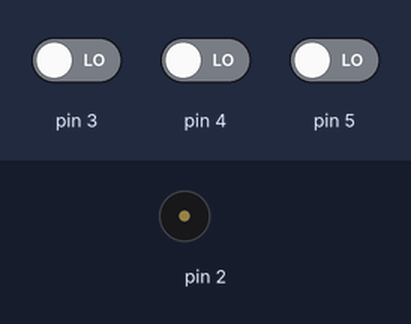
Recording of a sketch running on a simulated Arduino Uno, built with avr-gcc and run on an emulated ATmega328P. On the bench: buzzer (waves = sounding). The inputs (shaded band) are chosen by the test bench; at power-on: pin 3 LOW, pin 4 LOW, pin 5 LOW.

Above: at 1.2 s.
1.3 s: pin 3 driven HIGH
At 2.4 s:
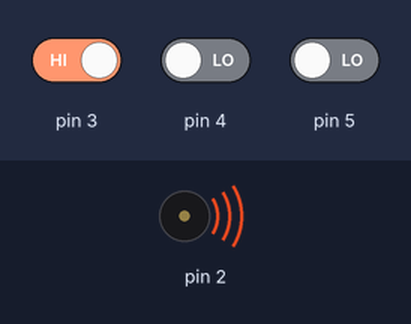
2.8 s: pin 3 driven LOW
At 3.5 s:
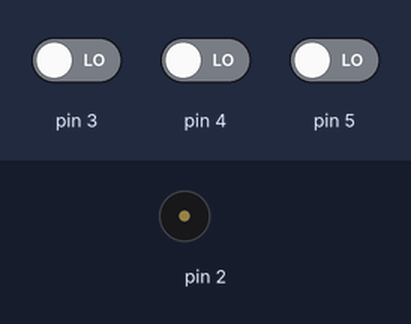
4.3 s: pin 4 driven HIGH
At 4.6 s:
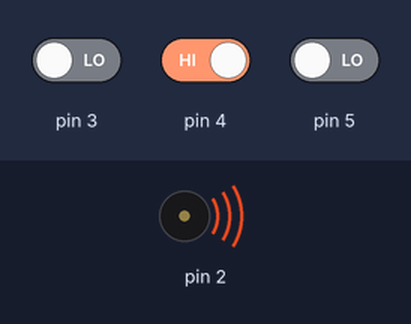
Timing chart, 0 to 7.3 s (numbered marks = the images above; inputs shaded):
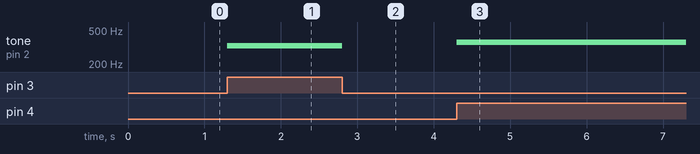

Measured:
- after the input at 1.3 s, tone on pin 2: silent → 329 Hz at once
- after the input at 2.8 s, tone on pin 2: 329 Hz → silent at once
- after the input at 4.3 s, tone on pin 2: silent → 361 Hz at once

The sketch:

SoundTest1012.ino
```cpp
void setup() {
 pinMode(2,OUTPUT);
 pinMode(3,INPUT);
 pinMode(4,INPUT);
 pinMode(5,INPUT);


}

void loop() {
 if (digitalRead(3)==HIGH){
  tone(2,329.6);
 }
 else if (digitalRead(4)==HIGH){
  tone(2, 361.6);
 }
 else if (digitalRead(5)==HIGH){
 tone(2, 440.0);

 }
else{
 noTone(2);
}

}
```
